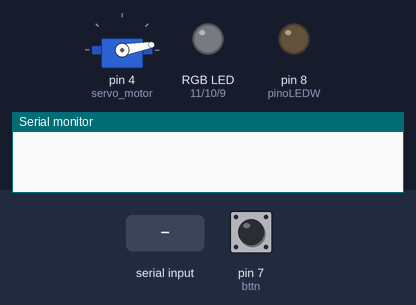
A sketch run on a simulated Arduino Uno, built with avr-gcc and run on an emulated ATmega328P. On the bench: servo, an RGB LED mixed from three pins (HIGH = lit), output pins drawn as LEDs (lit = HIGH), the last lines printed to the serial monitor. Inputs (shaded band) come from the test bench; at power-on: pin 7 (bttn) HIGH.

Above: at 1.2 s.
1.3 s: pin 7 (bttn) pulled LOW for 0.15 s
At 1.8 s:
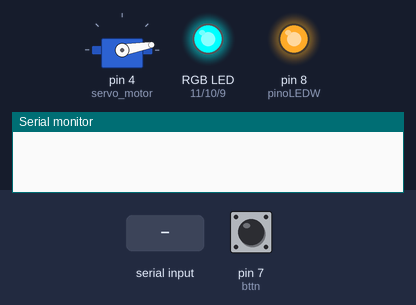
2.9 s: "LED-all\n" received over Serial
At 4.1 s:
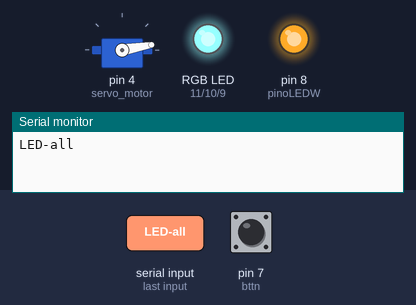
4.4 s: "LED-white\n" received over Serial
At 5.3 s:
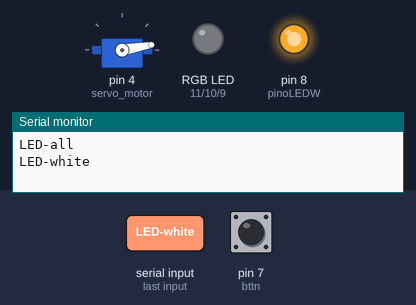
5.9 s: "LED-red\n" received over Serial
At 6.5 s:
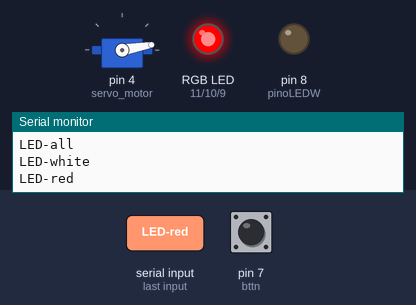
7.4 s: "LED-green\n" received over Serial
At 8.6 s:
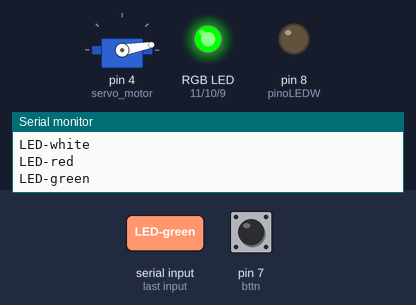
8.9 s: "LED-blue\n" received over Serial
At 10.1 s:
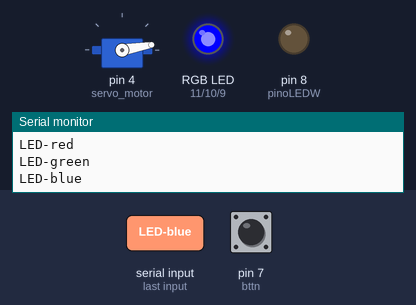
Timing chart, 0 to 11.4 s (numbered marks = the images above; inputs shaded):
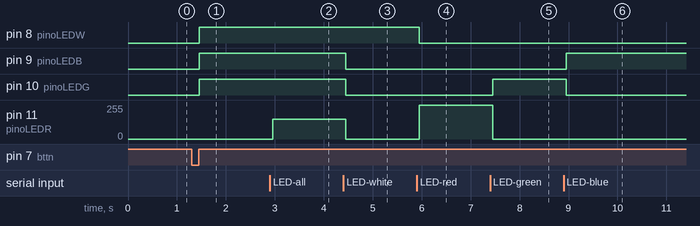

Measured:
- after the input at 1.3 s, pin 8 (pinoLEDW), pin 9 (pinoLEDB), pin 10 (pinoLEDG): LOW → HIGH after 0.15 s
- after the input at 2.9 s, pin 11 (pinoLEDR): 0/255 → 150/255 after 0.05 s
- after the input at 4.4 s, pin 9 (pinoLEDB), pin 10 (pinoLEDG): HIGH → LOW after 0.05 s; pin 11 (pinoLEDR): 150/255 → 0/255 after 0.05 s
- after the input at 5.9 s, pin 8 (pinoLEDW): HIGH → LOW after 0.05 s; pin 11 (pinoLEDR): 0/255 → 255/255 after 0.05 s
- after the input at 7.4 s, pin 10 (pinoLEDG): LOW → HIGH after 0.06 s; pin 11 (pinoLEDR): 255/255 → 0/255 after 0.06 s
- after the input at 8.9 s, pin 9 (pinoLEDB): LOW → HIGH after 0.06 s; pin 10 (pinoLEDG): HIGH → LOW after 0.06 s

The sketch:

complete_integrationV0-2.ino
```cpp
// NOTA: as funções envolvendo servos que estão comentadas se encontram em desenvolvimento
// e foram temporariamente desabilitadas, devido à problemas na produção.

// Para comunicação serial em relação à ativação dos LEDs deve-se utilizar o padrão LED-[cor]

//Bibliotecas
#include "DHT.h"
#include <Servo.h>

//Objeto para controle do servo
Servo servo_motor;

//Variáveis de conexão
const int pinoLEDR = 11;
const int pinoLEDG = 10;
const int pinoLEDB = 9;
const int pinoLEDW = 8;

char leitura;
//const int bttnservo = 2;
//int bttn_servo = 0;
const int bttn = 7;
//int flagservo = LOW;
int estado = 0;
int guarda_estado = LOW;
int flag = LOW;

const int pino_dht = 6;
DHT dht(pino_dht, DHT11);

//Variáveis globais
int temperatura;
int umidade;

void setup() {
  Serial.begin(9600);
  Serial.setTimeout(1);
  pinMode(pinoLEDR, OUTPUT);
  pinMode(pinoLEDG, OUTPUT);
  pinMode(pinoLEDB, OUTPUT);
  pinMode(pinoLEDW, OUTPUT);
  pinMode(bttn, INPUT_PULLUP);
//  pinMode(bttnservo, INPUT_PULLUP);

  dht.begin();

  servo_motor.attach(4);

  servo_motor.write(10);
}

void loop() {
//  bttn_servo = digitalRead(bttnservo);
//
//  //Serial.println(bttn_servo);
//  //Serial.println(flagservo);
//
//  if (bttn_servo == LOW) {
//    flagservo = !flagservo;
//    while (digitalRead(bttnservo) == LOW) {
//      delay(50);
//    }
//  }
//
//  if (flagservo == HIGH) {
//    servo_motor.write(40);
//  }
//
//  if (flagservo == LOW) {
//    servo_motor.write(10);
//  }


  estado = digitalRead(bttn);

  if (estado == LOW) {
    guarda_estado = !guarda_estado;
    flag = LOW;
    while (digitalRead(bttn) == LOW) {
      delay(50);
    }
  }

  if (guarda_estado == HIGH && flag == LOW) {
    digitalWrite(pinoLEDW, HIGH);
    analogWrite(pinoLEDR, 0);
    analogWrite(pinoLEDG, 255);
    analogWrite(pinoLEDB, 255);
  }
  else if (guarda_estado == LOW && flag == LOW){
    digitalWrite(pinoLEDW, LOW);
    analogWrite(pinoLEDR, 0);
    analogWrite(pinoLEDG, 0);
    analogWrite(pinoLEDB, 0);
  }


  if (Serial.available() > 0 ) {
    String leitura = Serial.readStringUntil('\n');
    //leitura = leitura-48;
    Serial.println(leitura);
    if (leitura == "LED-all") {
      digitalWrite(pinoLEDW, HIGH);
      analogWrite(pinoLEDR, 150);
      analogWrite(pinoLEDG, 255);
      analogWrite(pinoLEDB, 255);
      flag = HIGH;
    }
    if (leitura == "LED-off") {
      digitalWrite(pinoLEDW, LOW);
      analogWrite(pinoLEDR, 0);
      analogWrite(pinoLEDG, 0);
      analogWrite(pinoLEDB, 0);
    }
    if (leitura == "LED-greenblue") {
      digitalWrite(pinoLEDW, HIGH);
      analogWrite(pinoLEDR, 0);
      analogWrite(pinoLEDG, 255);
      analogWrite(pinoLEDB, 255);
      flag = HIGH;
    }
    if (leitura == "LED-white") {
      digitalWrite(pinoLEDW, HIGH);
      analogWrite(pinoLEDR, 0);
      analogWrite(pinoLEDG, 0);
      analogWrite(pinoLEDB, 0);
      flag = HIGH;
    }
    if (leitura == "LED-red") {
      digitalWrite(pinoLEDW, LOW);
      analogWrite(pinoLEDR, 255);
      analogWrite(pinoLEDG, 0);
      analogWrite(pinoLEDB, 0);
      flag = HIGH;
    }
    if (leitura == "LED-green") {
      digitalWrite(pinoLEDW, LOW);
      analogWrite(pinoLEDR, 0);
      analogWrite(pinoLEDG, 255);
      analogWrite(pinoLEDB, 0);
      flag = HIGH;
    }
    if (leitura == "LED-blue") {
      digitalWrite(pinoLEDW, LOW);
      analogWrite(pinoLEDR, 0);
      analogWrite(pinoLEDG, 0);
      analogWrite(pinoLEDB, 255);
      flag = HIGH;
    }
    if (leitura == "temperature-info"){
      delay(2000);

      temperatura = dht.readTemperature();
      umidade = dht.readHumidity();

      if (isnan(umidade) or isnan(temperatura)) {
        Serial.println("Falha na leitura ou conexão do Sensor DHT!");
      }
      else {
        Serial.print(temperatura);
        Serial.print(" ºCelsius e ");
        Serial.print(umidade);
        Serial.println(" %  de umidade relativa do ar.");
      }
    }
    if (leitura == "LED-purple") {
      digitalWrite(pinoLEDW, LOW);
      digitalWrite(pinoLEDR, 75);
      digitalWrite(pinoLEDG, 0);
      digitalWrite(pinoLEDB, 150);
      flag = HIGH;
    }
//    if (leitura == 'n') {
//      servo_motor.write(40);
//    }
//    if (leitura == 's') {
//      servo_motor.write(0);
//    }
  }
  delay(100);
}
```
